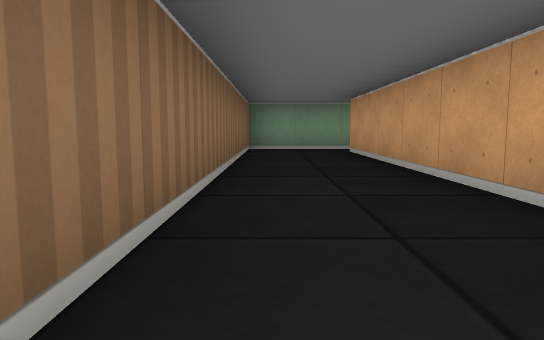
[1] (above)

24 first-person views from a walk through a cub3D level. The camera is about half as high as the walls, tilts 6° down and sees 70° across. The floor is counted in squares. Each view is taken from the middle of a square. On the plan, view 1 faces up. The plan holds only what a view shows up to about 9 squares ahead; the rest is blank.

[2]
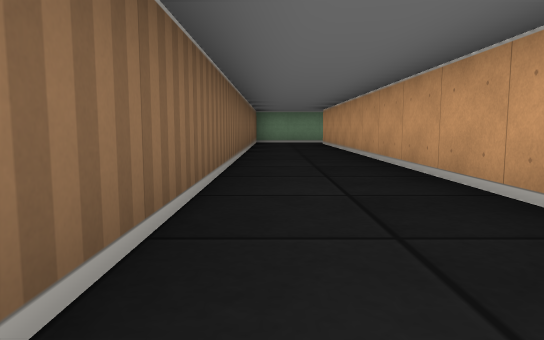

[3]
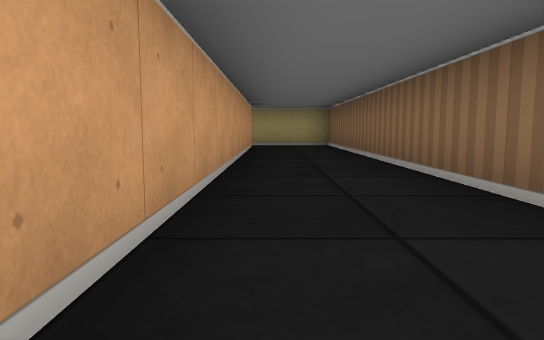

[4]
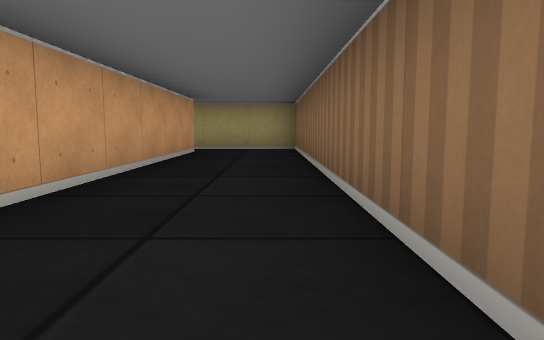

[5]
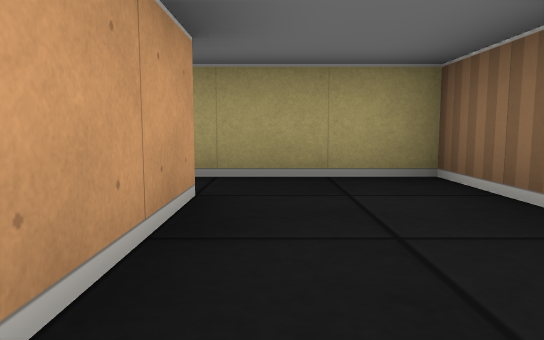

[6]
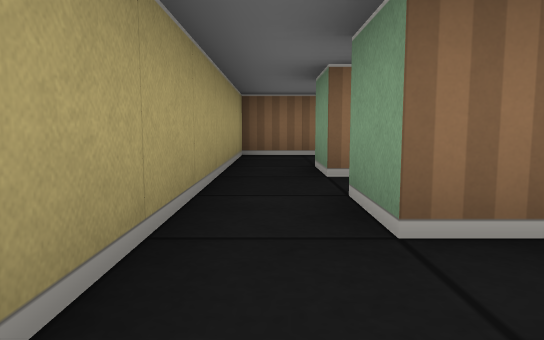

[7]
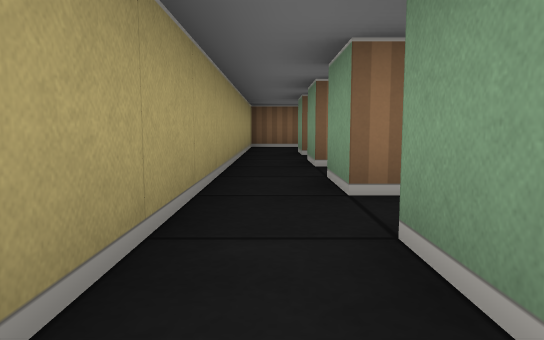

[8]
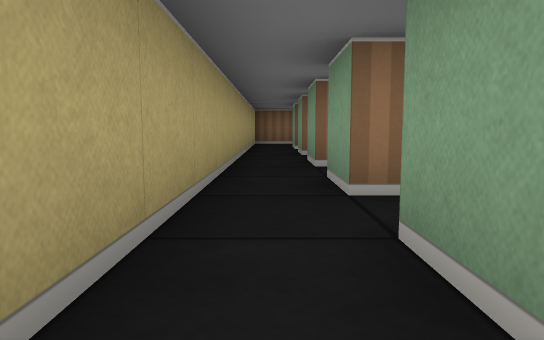

[9]
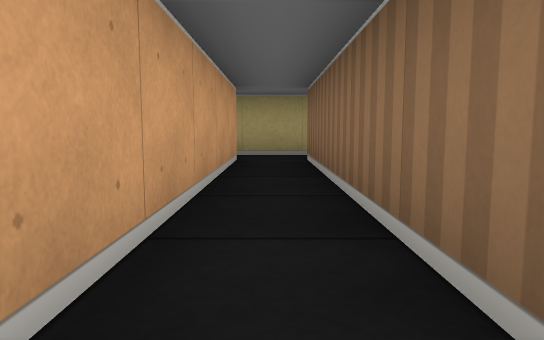

[10]
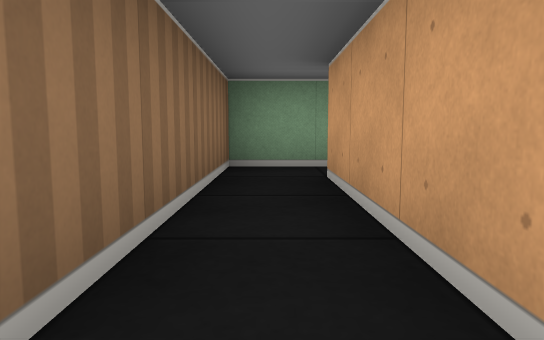

[11]
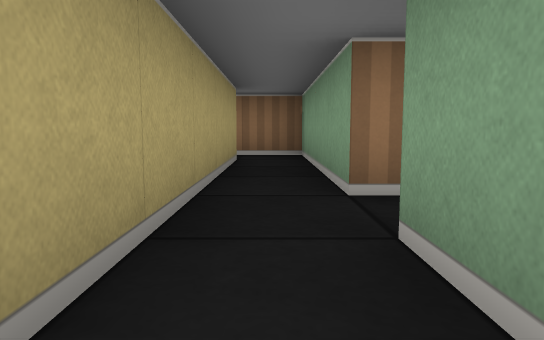

[12]
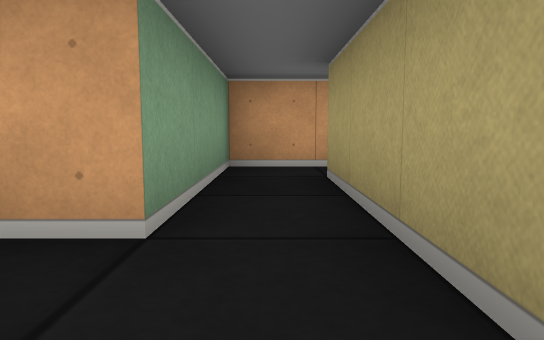

[13]
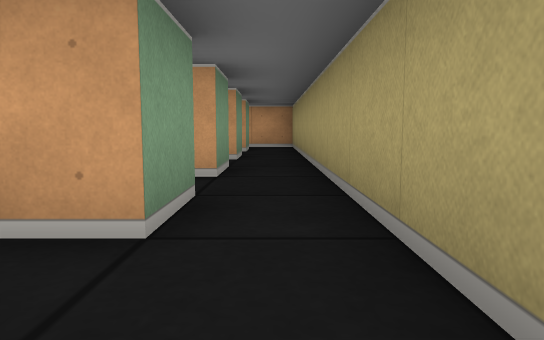

[14]
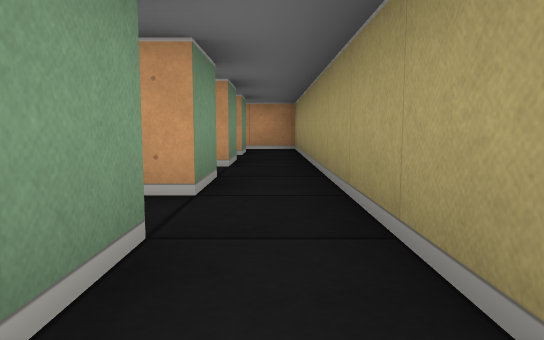

[15]
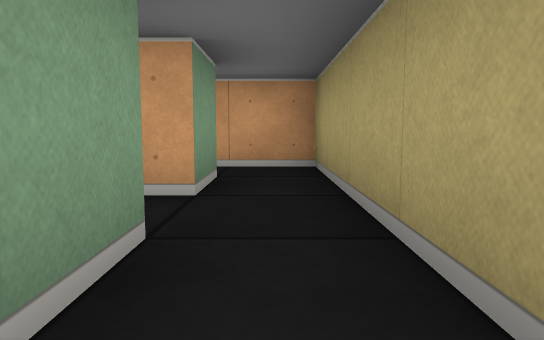

[16]
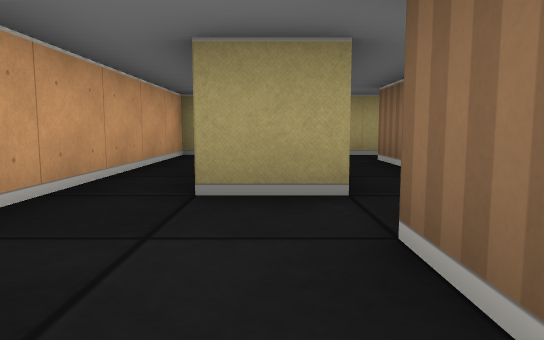

[17]
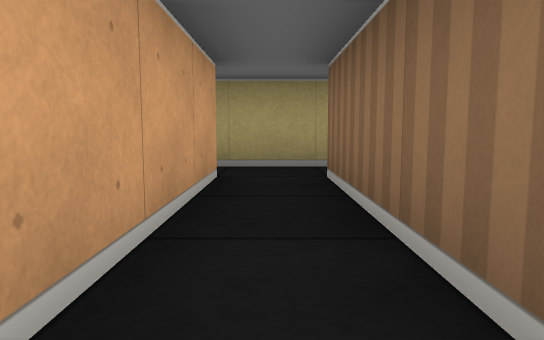

[18]
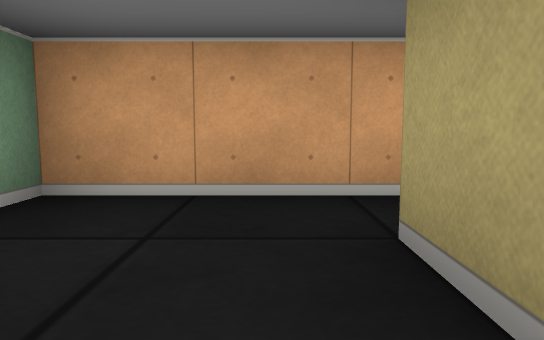

[19]
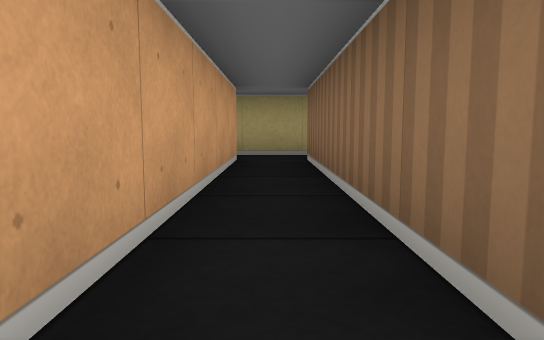

[20]
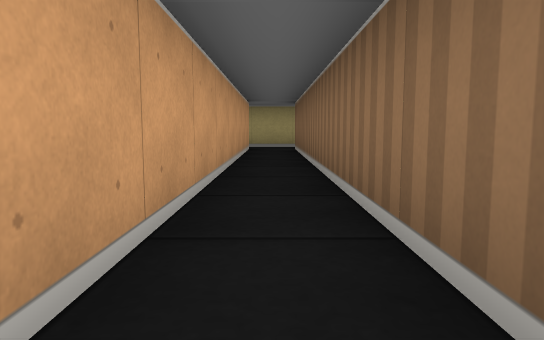

[21]
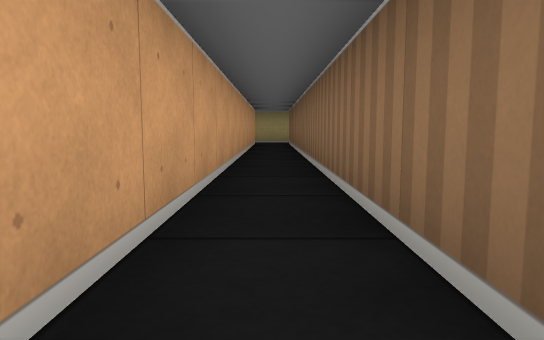

[22]
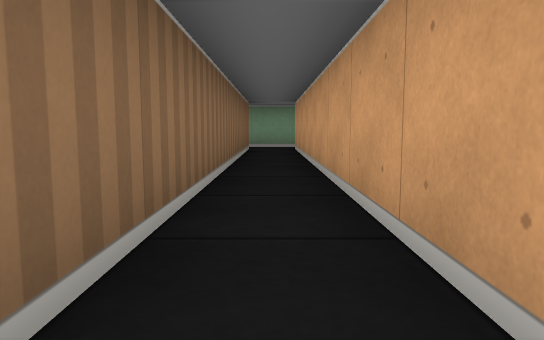

[23]
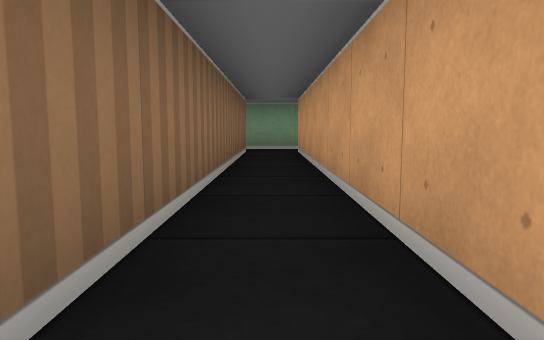

[24]
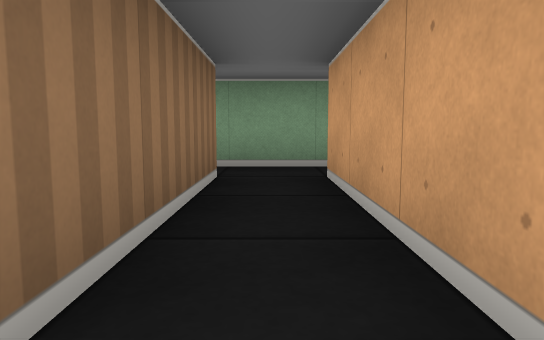

### Floor plan
Points are (right, up) in squares from view 1. A wall is a line through its corners. A room is listed if a view was taken in it or the views show most of it. See-through windows are left out.
Room 1 (views 1, 2, 3, 4, 5)
walls: (1.5, -9.5) (1.5, 7.5); (1.8, 8.5) (-0.5, 8.5) (-0.5, -10.5) (1.5, -10.5)
ways out: opening at (2, -10); opening at (2, 8)
Room 2 (views 6, 19, 20, 21, 22, 23, 24)
walls: (6.5, 7.5) (6.5, -9.5) (5.5, -9.5); (7.5, -9.5) (7.5, 7.5); (7.8, 8.5) (6.2, 8.5); (5.5, -10.5) (7.5, -10.5)
ways out: opening at (8, -10) to room 3; opening at (6, -10); opening at (6, 8); opening at (8, 8)
Room 3 (views 7, 9, 10, 12, 13, 14)
walls: (9.5, -9.5) (9.5, -3.5) (13.5, -3.5); (7.5, -10.5) (9.5, -10.5); (12.5, -2.5) (8.5, -2.5) (8.5, -9.5) (7.5, -9.5)
ways out: opening at (8, -10) to room 2; opening at (10, -10) to room 4; opening at (14.5, -3) to room 5; opening at (13, -2)
Room 4 (view 8)
walls: (10.5, -9.5) (9.5, -9.5); (11.5, -9.5) (11.5, -9.1); (9.5, -10.5) (11.5, -10.5)
ways out: opening at (10, -10) to room 3; opening at (12, -10) to room 6
Room 5 (views 11, 16, 17, 18)
walls: (15.5, -6.5) (16.5, -6.5); (15.5, -4.6) (15.5, -5.5); (16.5, -3.8) (16.5, -2.5) (13.5, -2.5); (13.5, -3.5) (15.5, -3.5); (16.5, -9.5) (15.5, -9.5); (15.5, -10.5) (17.5, -10.5) (17.5, -4.5) (17, -4.5)
ways out: opening at (14.5, -3) to room 3; opening at (15, -6) to room 7; opening at (16, -10) to room 7
Room 6 (view 15)
walls: (12.5, -9.5) (11.5, -9.5); (11.5, -10.5) (13.5, -10.5)
ways out: opening at (12, -10) to room 4; opening at (14, -10) to room 7
Room 7 (no view inside)
walls: (15.5, -9.5) (15.5, -6.5); (13.5, -10.5) (15.5, -10.5); (14.5, -6.6) (14.5, -9.5) (13.5, -9.5)
ways out: opening at (15, -6) to room 5; opening at (16, -10) to room 5; opening at (14, -10) to room 6

Where each view was taken, in squares from view 1:
view 1: 0 up, 0 right, facing up
view 2: 4 down, 0 right, facing up
view 3: 0 up, 1 right, facing down
view 4: 2 down, 0 right, facing down
view 5: 7 down, 1 right, facing down
view 6: 10 down, 6 right, facing left
view 7: 10 down, 9 right, facing left
view 8: 10 down, 11 right, facing left
view 9: 4 down, 9 right, facing down
view 10: 7 down, 9 right, facing up
view 11: 3 down, 15 right, facing left
view 12: 3 down, 12 right, facing right
view 13: 10 down, 8 right, facing right
view 14: 10 down, 9 right, facing right
view 15: 10 down, 13 right, facing right
view 16: 4 down, 16 right, facing down
view 17: 6 down, 15 right, facing down
view 18: 6 down, 15 right, facing right
view 19: 4 down, 7 right, facing down
view 20: 1 down, 7 right, facing down
view 21: 2 up, 7 right, facing down
view 22: 1 down, 7 right, facing up
view 23: 0 up, 7 right, facing up
view 24: 4 up, 7 right, facing up
